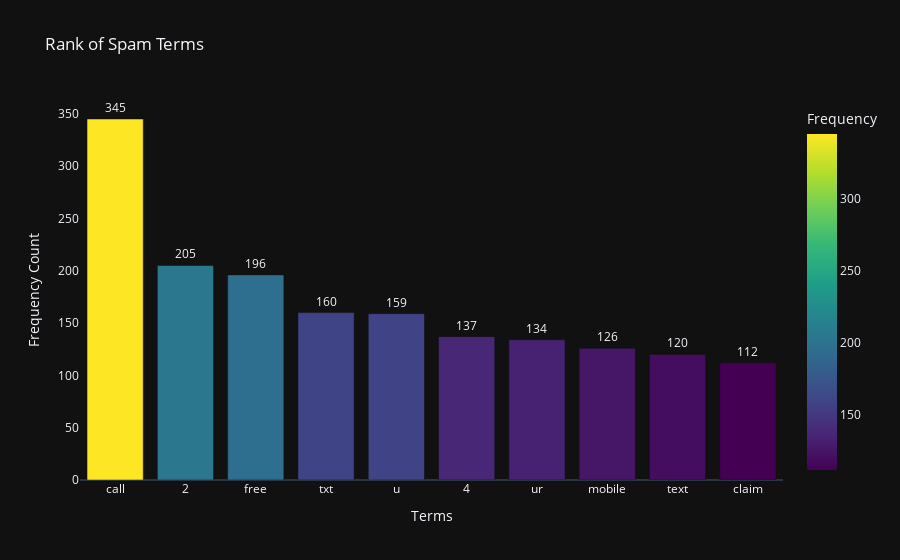

This figure's notebook cell:
### Code cell
freq_df = Freq_df(removed)
top_10 = freq_df[:10]

fig = px.bar(top_10, x='Term', y='Frequency', text='Frequency',
             color='Frequency', 
             color_continuous_scale='Viridis',  # You can choose other color scales
             title='Rank of Spam Terms',
             labels={'Frequency': 'Frequency Count'},
             template='plotly_dark')

fig.update_traces(textposition='outside', textfont_size=12)

fig.update_layout(
    xaxis=dict(title='Terms', showgrid=False),
    yaxis=dict(title='Frequency Count', showgrid=False),
    coloraxis_colorbar=dict(title='Frequency'),
)

fig.show()

### Figure 1 — Plotly figure (JSON) as saved in the notebook; plotly's stock layout.template omitted (floating-point values rounded to 4 significant figures)
{"data": [{"alignmentgroup": "True", "hovertemplate": "Term=%{x}<br>Frequency Count=%{marker.color}<extra></extra>", "legendgroup": "", "marker": {"color": [345, 205, 196, 160, 159, 137, 134, 126, 120, 112], "coloraxis": "coloraxis", "pattern": {"shape": ""}}, "name": "", "offsetgroup": "", "orientation": "v", "showlegend": false, "text": [345, 205, 196, 160, 159, 137, 134, 126, 120, 112], "textfont": {"size": 12}, "textposition": "outside", "type": "bar", "x": ["call", "2", "free", "txt", "u", "4", "ur", "mobile", "text", "claim"], "xaxis": "x", "y": [345, 205, 196, 160, 159, 137, 134, 126, 120, 112], "yaxis": "y"}], "layout": {"barmode": "relative", "coloraxis": {"colorbar": {"title": {"text": "Frequency"}}, "colorscale": [[0, "#440154"], [0.1111, "#482878"], [0.2222, "#3e4989"], [0.3333, "#31688e"], [0.4444, "#26828e"], [0.5556, "#1f9e89"], [0.6667, "#35b779"], [0.7778, "#6ece58"], [0.8889, "#b5de2b"], [1, "#fde725"]]}, "legend": {"tracegroupgap": 0}, "title": {"text": "Rank of Spam Terms"}, "xaxis": {"anchor": "y", "domain": [0, 1], "showgrid": false, "title": {"text": "Terms"}}, "yaxis": {"anchor": "x", "domain": [0, 1], "showgrid": false, "title": {"text": "Frequency Count"}}}}
